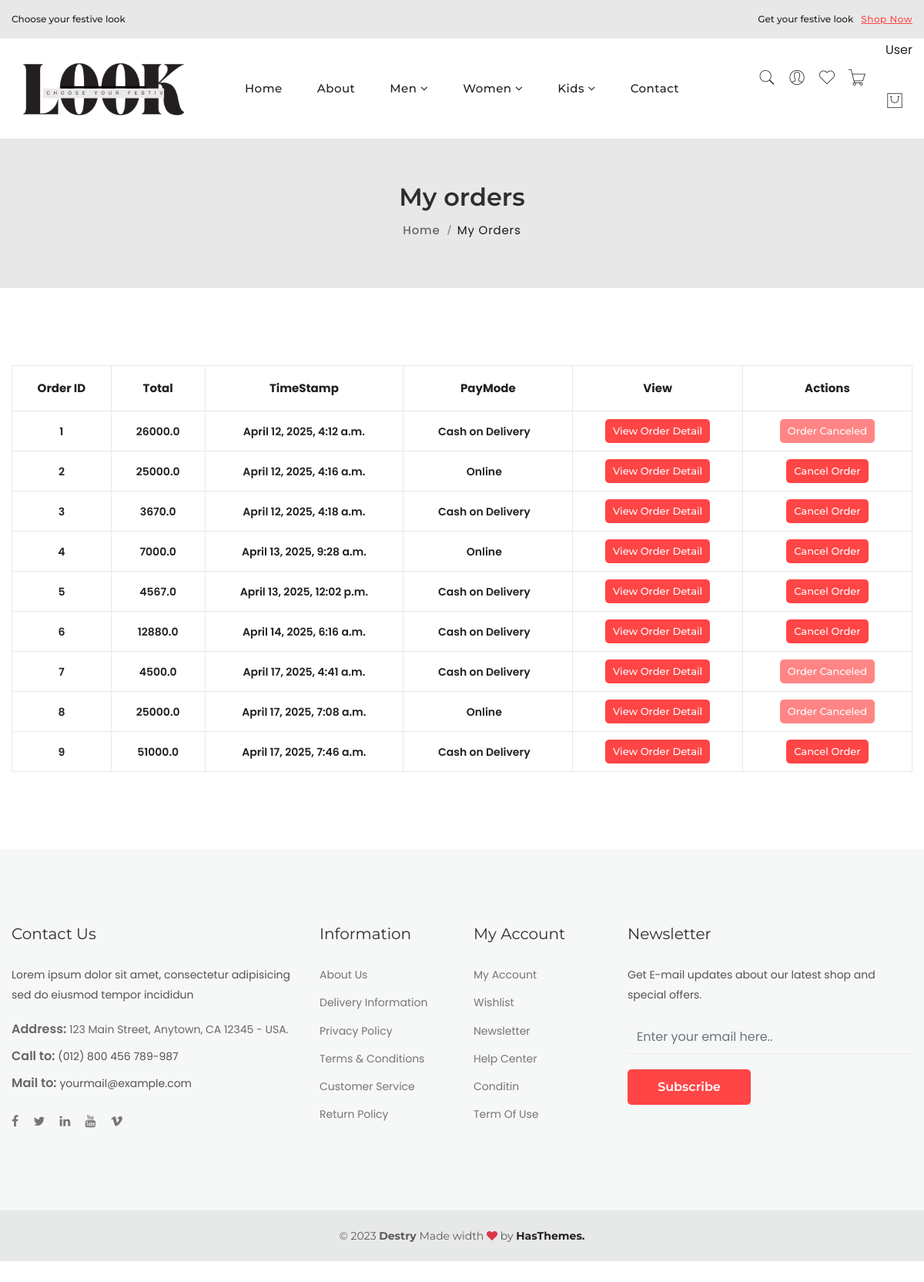
The app's page /userorder (signed in) with its own data.
### myapp/models.py (models this page shows)
class ordermodel(models.Model):
   userid = models.ForeignKey(registermodel, on_delete=models.CASCADE)
   finaltotal = models.FloatField()
   phone = models.BigIntegerField()
   address = models.TextField()
   paymode = models.CharField(max_length=40)
   timestamp = models.DateTimeField(auto_now_add=True)
   status = models.BooleanField(default=False)
   razorpay_order_id = models.CharField(max_length=255, null=True, blank=True)

### myapp/views.py (the view)
# urls.py: path('userorder', views.orderhistory),
def orderhistory(request):
    userid = request.session["log_id"]
    myorders = ordermodel.objects.filter(userid=userid)
    context = {
        'data':myorders
    }
    return render(request,'order.html',context)

### myapp/templates/order.html (shortened to what this page needs)
<!DOCTYPE html>
<html lang="en">
<head>
    <link rel="stylesheet" href="/static/assets/css/vendor/fontawesome.min.css">
    <link rel="stylesheet" href="/static/assets/css/vendor/pe-icon-7-stroke.min.css">
    <link rel="stylesheet" href="/static/assets/css/plugins/swiper-bundle.min.css" />
    <link rel="stylesheet" href="/static/assets/css/plugins/animate.min.css" />
    <link rel="stylesheet" href="/static/assets/css/plugins/aos.min.css" />
    <link rel="stylesheet" href="/static/assets/css/plugins/nice-select.min.css" />
    <link rel="stylesheet" href="/static/assets/css/plugins/jquery-ui.min.css" />
    <link rel="stylesheet" href="/static/assets/css/plugins/lightgallery.min.css" />
    <link rel="stylesheet" href="/static/assets/css/style.css" />
</head>
<body>
    <div class="header section">
      {% include "nav.html" %}
    </div>
    <div class="section">
        <div class="breadcrumb-area bg-light">
            <div class="container-fluid">
                <div class="breadcrumb-content text-center">
                    <h1 class="title">My orders</h1>
                    <ul>
                        <li>
                            <a href="/">Home </a>
                        </li>
                        <li class="active">My orders</li>
                    </ul>
                </div>
            </div>
        </div>
    </div>
    <div class="section section-margin">
        <div class="container">
            <div class="row">
                <div class="col-12">
                    <div class="cart-table table-responsive">
                        <table class="table table-bordered">
                            <thead>
                                <tr>
                                    <th>Order ID</th>
                                    <th class="pro-title">Total</th>
                                    <th class="pro-price">TimeStamp</th>
                                    <th class="pro-quantity">PayMode</th>
                                    <th class="pro-subtotal">View</th>
                                    <th class="pro-subtotal">Actions</th>
                                </tr>
                            </thead>
                            <tbody>
                            {% for i in data %}
                                <tr>
                                     <td>{{ forloop.counter }}</td>
                                    <td class="pro-title"><span>{{ i.finaltotal }}</span></td>
                                    <td class="pro-price"><span>{{ i.timestamp }}</span></td>
                                    <td class="pro-quantity">
                                        <div class="quantity">
                                            <div>
                                                {{ i.paymode }}
                                            </div>
                                        </div>
                                    </td>
                                    <td class="pro-remove">
                                        <a href="/yourorderdetails/{{ i.id }}" class="btn btn-sm btn-primary btn-action">View Order Detail</a>
                                    </td>
                                    <td class="pro-remove">
                                        {%if i.status%}
                                        <a href="/cancelorder/{{ i.id }}" class="btn btn-sm btn-primary btn-action">Cancel Order</a>
                                        {%else%}
                                        <a href="/cancelorder/{{ i.id }}" class="btn btn-sm btn-primary btn-action disabled "> Order Canceled</a>
                                        {%endif%}
                                    </td>
                                </tr>
                            {% endfor %}
                            </tbody>
                        </table>
                    </div>
                </div>
            </div>
        </div>
    </div>
    <footer class="section footer-section">
        <div class="footer-top section-padding">
            <div class="container">
                <div class="row mb-n10">
                    <div class="col-12 col-sm-6 col-lg-4 col-xl-4 mb-10" data-aos="fade-up" data-aos-delay="200">
                        <div class="single-footer-widget">
                            <h2 class="widget-title">Contact Us</h2>
                            <p class="desc-content">Lorem ipsum dolor sit amet, consectetur adipisicing sed do eiusmod tempor incididun</p>
                            <ul class="widget-address">
                                <li><span>Address: </span> 123 Main Street, Anytown, CA 12345 - USA.</li>
                                <li><span>Call to: </span> <a href="#"> (012) 800 456 789-987</a></li>
                                <li><span>Mail to: </span> <a href="#"> yourmail@example.com</a></li>
                            </ul>
                            <div class="widget-social justify-content-start mt-4">
                                <a title="Facebook" href="#"><i class="fa fa-facebook-f"></i></a>
                                <a title="Twitter" href="#"><i class="fa fa-twitter"></i></a>
                                <a title="Linkedin" href="#"><i class="fa fa-linkedin"></i></a>
                                <a title="Youtube" href="#"><i class="fa fa-youtube"></i></a>
                                <a title="Vimeo" href="#"><i class="fa fa-vimeo"></i></a>
                            </div>
                        </div>
                    </div>
                    <div class="col-12 col-sm-6 col-lg-2 col-xl-2 mb-10" data-aos="fade-up" data-aos-delay="300">
                        <div class="single-footer-widget">
                            <h2 class="widget-title">Information</h2>
                            <ul class="widget-list">
                                <li><a href="about.html">About Us</a></li>
                                <li><a href="about.html">Delivery Information</a></li>
                                <li><a href="about.html">Privacy Policy</a></li>
                                <li><a href="about.html">Terms & Conditions</a></li>
                                <li><a href="about.html">Customer Service</a></li>
                                <li><a href="about.html">Return Policy</a></li>
                            </ul>
                        </div>
                    </div>
                    <div class="col-12 col-sm-6 col-lg-2 col-xl-2 mb-10" data-aos="fade-up" data-aos-delay="400">
                        <div class="single-footer-widget aos-init aos-animate">
                            <h2 class="widget-title">My Account</h2>
                            <ul class="widget-list">
                                <li><a href="account.html">My Account</a></li>
                                <li><a href="wishlist.html">Wishlist</a></li>
                                <li><a href="contact.html">Newsletter</a></li>
                                <li><a href="contact.html">Help Center</a></li>
                                <li><a href="contact.html">Conditin</a></li>
                                <li><a href="contact.html">Term Of Use</a></li>
                            </ul>
                        </div>
                    </div>
                    <div class="col-12 col-sm-6 col-lg-4 col-xl-4 mb-10" data-aos="fade-up" data-aos-delay="500">
                        <div class="single-footer-widget">
                            <h2 class="widget-title">Newsletter</h2>
                            <div class="widget-body">
                                <p class="desc-content mb-0">Get E-mail updates about our latest shop and special offers.</p>
                                <div class="newsletter-form-wrap pt-4">
                                    <form id="mc-form" class="mc-form">
                                        <input type="email" id="mc-email" class="form-control email-box mb-4" placeholder="Enter your email here.." name="EMAIL">
                                        <button id="mc-submit" class="newsletter-btn btn btn-primary btn-hover-dark" type="submit">Subscribe</button>
                                    </form>
                                </div>
                            </div>
                        </div>
                    </div>
                </div>
            </div>
        </div>
        <div class="footer-bottom">
            <div class="container">
                <div class="row align-items-center">
                    <div class="col-12 text-center">
                        <div class="copyright-content">
                            <p class="mb-0">© 2023 <strong>Destry </strong> Made width <i class="fa fa-heart text-danger"></i> by <a href="https://hasthemes.com/">HasThemes.</a></p>
                        </div>
                    </div>
                </div>
            </div>
        </div>
    </footer>
</body>
</html>

### records on screen
ordermodel: finaltotal "26000.0", timestamp "April 12, 2025, 4:12 a.m.", paymode "Cash on Delivery"
ordermodel: finaltotal "25000.0", timestamp "April 12, 2025, 4:16 a.m.", paymode "Online"
ordermodel: finaltotal "3670.0", timestamp "April 12, 2025, 4:18 a.m.", paymode "Cash on Delivery"
ordermodel: finaltotal "7000.0", timestamp "April 13, 2025, 9:28 a.m.", paymode "Online"
ordermodel: finaltotal "4567.0", timestamp "April 13, 2025, 12:02 p.m.", paymode "Cash on Delivery"
ordermodel: finaltotal "12880.0", timestamp "April 14, 2025, 6:16 a.m.", paymode "Cash on Delivery"
ordermodel: finaltotal "4500.0", timestamp "April 17, 2025, 4:41 a.m.", paymode "Cash on Delivery"
ordermodel: finaltotal "25000.0", timestamp "April 17, 2025, 7:08 a.m.", paymode "Online"
ordermodel: finaltotal "51000.0", timestamp "April 17, 2025, 7:46 a.m.", paymode "Cash on Delivery"

### other values on screen
{{ request.session.log_firstname }} "User"
